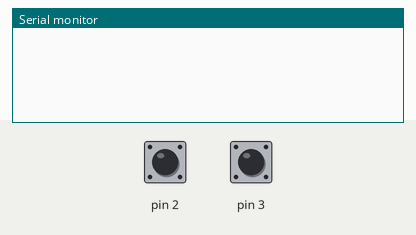
This sketch was run on a simulated Arduino Mega 2560, built with avr-gcc and run on an emulated ATmega2560. On the bench: the last lines printed to the serial monitor. Inputs (shaded band) come from the test bench; at power-on: pin 2 HIGH, pin 3 HIGH. No radio packets arrive unless stated.

Above: at 1.2 s.
1.3 s: pin 2 pulled LOW for 0.15 s
At 2.6 s:
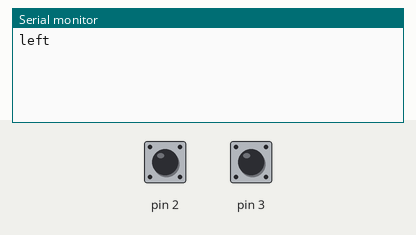
2.9 s: pin 3 pulled LOW for 0.15 s
At 3.3 s:
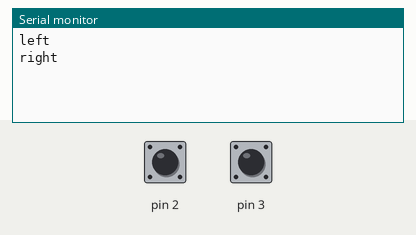
4.5 s: pin 2 driven LOW and pin 3 driven LOW
At 4.64 s:
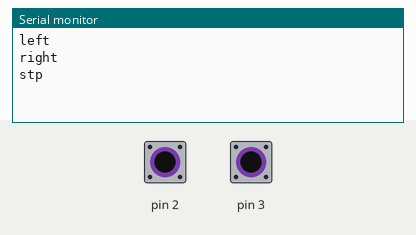

The sketch:

Arduino_Controller.ino
```cpp
#include <SPI.h>
#include "RF24.h"

const byte address[10] = "ADDRESS01";  // địa chỉ để phát
RF24 radio(7, 8);                      //thay 10 thành 53 với mega
char forward[] = "1";
char backward[] = "2";
char left[] = "3";
char right[] = "4";
char tilt_left[] = "5";
char tilt_right[] = "6";
char stp[] = "0";

void setup() {
  //============================================================Module NRF24

  Serial.begin(9600);
  while (!radio.begin()) {
    Serial.println("Init hardware fail!");
    delay(1000);
  }
  radio.openWritingPipe(address);
  radio.setPALevel(RF24_PA_MAX);
  radio.stopListening();

  pinMode(2, INPUT_PULLUP);
  pinMode(3, INPUT_PULLUP);
}

void loop() {
  if ((digitalRead(2) == LOW) && (digitalRead(3) == LOW)) {
    Serial.println("stp");
    radio.write(&stp, sizeof(stp));
  } else if (digitalRead(3) == LOW) {
    Serial.println("right");
    radio.write(&right, sizeof(right));
  } else if (digitalRead(2) == LOW) {
    Serial.println("left");
    radio.write(&left, sizeof(left));
  }

  char c[5] = "";
  if (Serial.available() > 0) {
    c[0] = Serial.read();
    // Serial.print(c);
  }

  if (c[0] == 35){
    Serial.write(64);
  }

  if (c[0] == 49) {
    // Serial.println("Forward");
    radio.write(&forward, sizeof(forward));
  } else if (c[0] == 50) {
    // Serial.println("Backward");
    radio.write(&backward, sizeof(backward));
  } else if (c[0] == 51) {
    // Serial.println("Left");
    radio.write(&left, sizeof(left));
  } else if (c[0] == 52) {
    // Serial.println("Right");
    radio.write(&right, sizeof(right));
  } else if (c[0] == 53) {
    // Serial.println("Tilt left");
    radio.write(&tilt_left, sizeof(tilt_left));
  } else if (c[0] == 54) {
    // Serial.println("Tilt right");
    radio.write(&tilt_right, sizeof(tilt_right));
  } else if (c[0] == 48) {
    // Serial.println("Stop");
    radio.write(&stp, sizeof(stp));
  }
  delay(150);
}
```

Measured:
- after the input at 1.3 s, the serial monitor: prints a new line after 0.06 s (image 1)
- after the input at 2.9 s, the serial monitor: prints a new line after 0.11 s (image 2)
- after the input at 4.5 s, the serial monitor: prints a new line at once (image 3)
